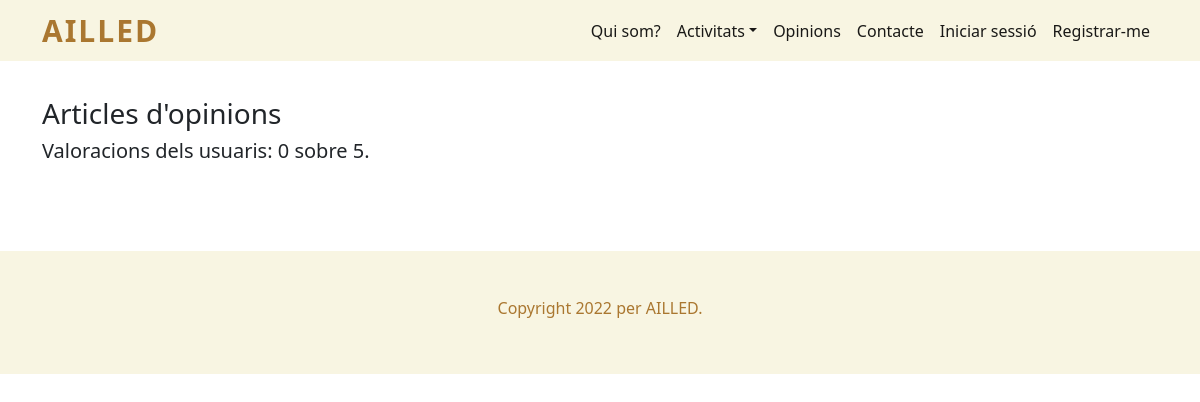
The app's page /articles_opinions.php, older data.
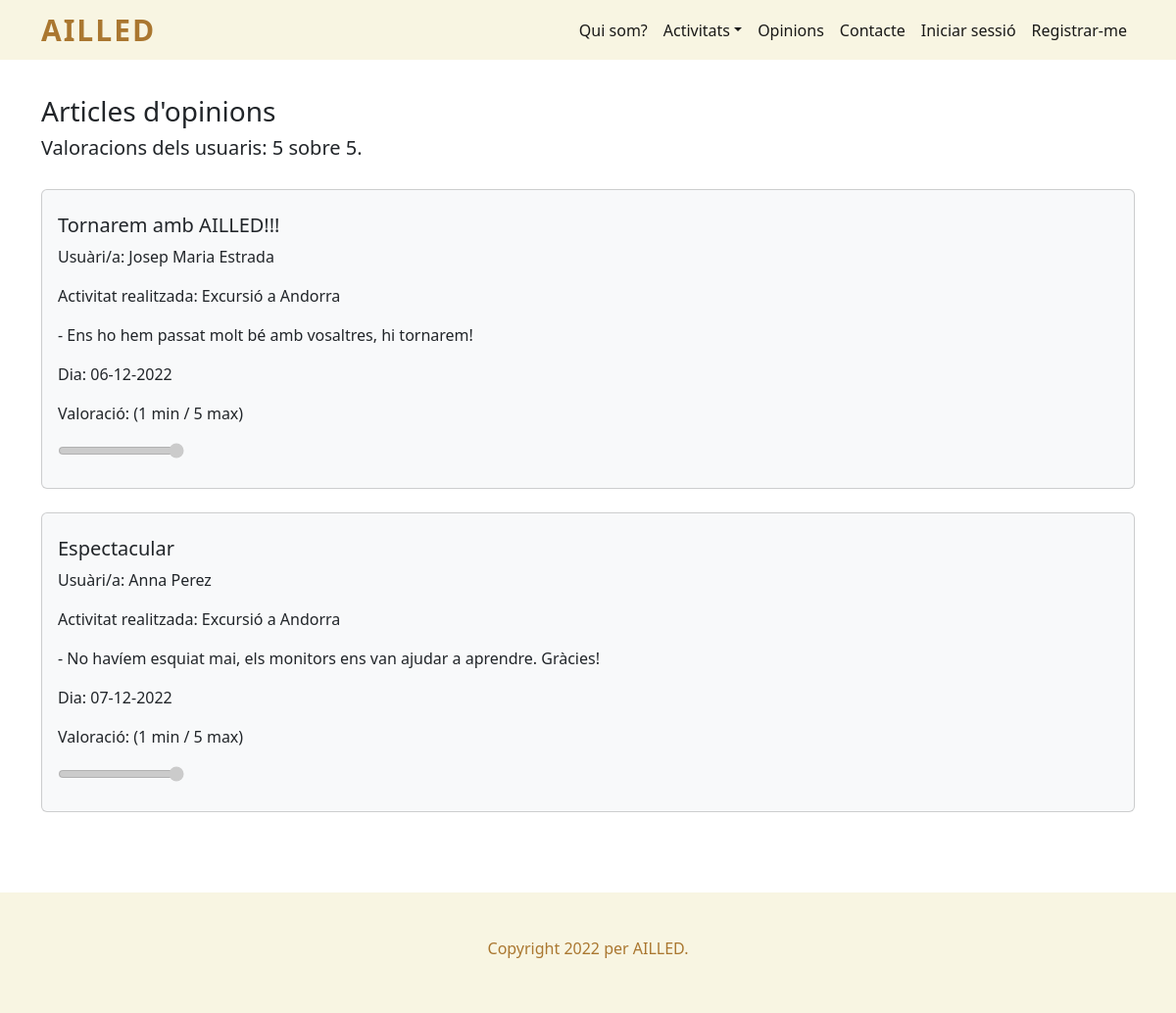
The same page, newer data.
### tables this page shows
CREATE TABLE `opinio` (
  `id` int(11) NOT NULL,
  `id_usuari` int(11) NOT NULL,
  `id_activitat` int(11) NOT NULL,
  `titol` varchar(50) NOT NULL,
  `descripcio` varchar(300) NOT NULL,
  `valoracio` int(11) NOT NULL,
  `dia` date NOT NULL
);

CREATE TABLE `usuari` (
  `id` int(11) NOT NULL,
  `nom` varchar(50) NOT NULL,
  `telefon` int(11) NOT NULL,
  `email` varchar(50) NOT NULL,
  `contrasenya` text NOT NULL,
  `imatge` varchar(50) NOT NULL,
  `es_admin` int(11) NOT NULL
);

CREATE TABLE `activitat` (
  `id` int(11) NOT NULL,
  `nom` varchar(50) NOT NULL,
  `id_usuari` int(11) NOT NULL,
  `ubicacio` varchar(50) NOT NULL,
  `descripcio` varchar(300) NOT NULL,
  `participants` int(11) NOT NULL,
  `participants_disponibles` int(11) NOT NULL,
  `dia` date NOT NULL,
  `hora` time NOT NULL,
  `preu` int(11) NOT NULL,
  `imatge` varchar(50) NOT NULL,
  `transport` int(11) NOT NULL,
  `lloc_sortida_transport` varchar(50) NOT NULL,
  `id_vehicle_transport` int(11) NOT NULL,
  `voluntaris` int(11) NOT NULL,
  `voluntaris_disponibles` int(11) NOT NULL,
  `esta_acceptada` int(11) NOT NULL
);

### articles_opinions.php (the view, shortened to what this page needs)
<!doctype html>
<html lang="es">
<head>
  <?php
    include "codi_repetit/head.php";
  ?>
</head>
<body>
  <header>
    <?php
      include "codi_repetit/menu_navegacio.php";
    ?>
  </header>
  <main>
    <section id="contingut_pagina">
      <div class="container">
        <h3>Articles d'opinions</h3>
        <?php
        $sql_mitja = "SELECT AVG(valoracio) FROM opinio";
        $resultat_mitja = $connexio->query($sql_mitja);
        while ($row_mitja = mysqli_fetch_array($resultat_mitja)) {
          echo "<h5>Valoracions dels usuaris: " . round($row_mitja["AVG(valoracio)"]) . " sobre 5.</h5>";
        }
          ?>
        <div style="padding: 2% 0">
          <?php
          $sql_opinio = "SELECT * FROM opinio ORDER BY dia";
          $resultat_opinio = $connexio->query($sql_opinio);
          if ($resultat_opinio->num_rows > 0) {
            while ($row_opinio = $resultat_opinio->fetch_assoc()) {
              ?>
              <div class="card bg-light mb-4 py-2">
                <div class="card-body">
                  <h5 class="card-title">
                    <?php echo $row_opinio["titol"] ?>
                  </h5>
                  <p class="card-text">
                    Usuàri/a:
                    <?php
                    $sql_usuari = "SELECT * FROM usuari WHERE id = " . $row_opinio["id_usuari"];
                    $resultat_usuari = $connexio->query($sql_usuari);
                    while ($row_usuari = $resultat_usuari->fetch_assoc()) {
                      echo $row_usuari["nom"];
                    }
                    ?>
                  </p>
                  <p class="card-text">
                    Activitat realitzada:
                    <?php
                    $sql_usuari = "SELECT * FROM activitat WHERE id = " . $row_opinio["id_activitat"];
                    $resultat_usuari = $connexio->query($sql_usuari);
                    while ($row_usuari = $resultat_usuari->fetch_assoc()) {
                      echo $row_usuari["nom"];
                    }
                    ?>
                  </p>
                  <p class="card-text">
                    - <?php echo $row_opinio["descripcio"] ?>
                  </p>
                  <p class="card-text">
                    Dia:
                    <?php
                    $data_convertida = date("d-m-Y", strtotime($row_opinio["dia"]));
                    echo $data_convertida;
                    ?>
                  </p>
                  <p class="card-text">
                    Valoració: (1 min / 5 max)
                  </p>
                  <input type="range" id="range" disabled value="<?php echo $row_opinio["valoracio"] ?>" min="1" max="5">
                </div>
              </div>
              <?php
            }
          }
          ?>
        </div>
      </div>
    </section>
  </main>
  <footer>
    <?php
      include "codi_repetit/peu_pagina.php";
    ?>
  </footer>
</body>
</html>

Row changes from the older to the newer data that the page shows:
added opinio: titol "Tornarem amb AILLED!!!", descripcio "Ens ho hem passat molt bé amb vosaltres, hi tornarem!", dia "06-12-2022", valoracio "5"
now on this page (row unchanged): usuari: nom "Josep Maria Estrada", shown under "Tornarem amb AILLED!!!"
now on this page (row edited): activitat: nom "Excursió a Andorra"
added opinio: titol "Espectacular", descripcio "No havíem esquiat mai, els monitors ens van ajudar a aprendre. Gràcies!", dia "07-12-2022", valoracio "5"
now on this page (row unchanged): usuari: nom "Anna Perez", shown under "Espectacular"
Text that changed along with them:
new list line: "Valoracions dels usuaris: 5 sobre 5."
list line gone: "Valoracions dels usuaris: 0 sobre 5."
